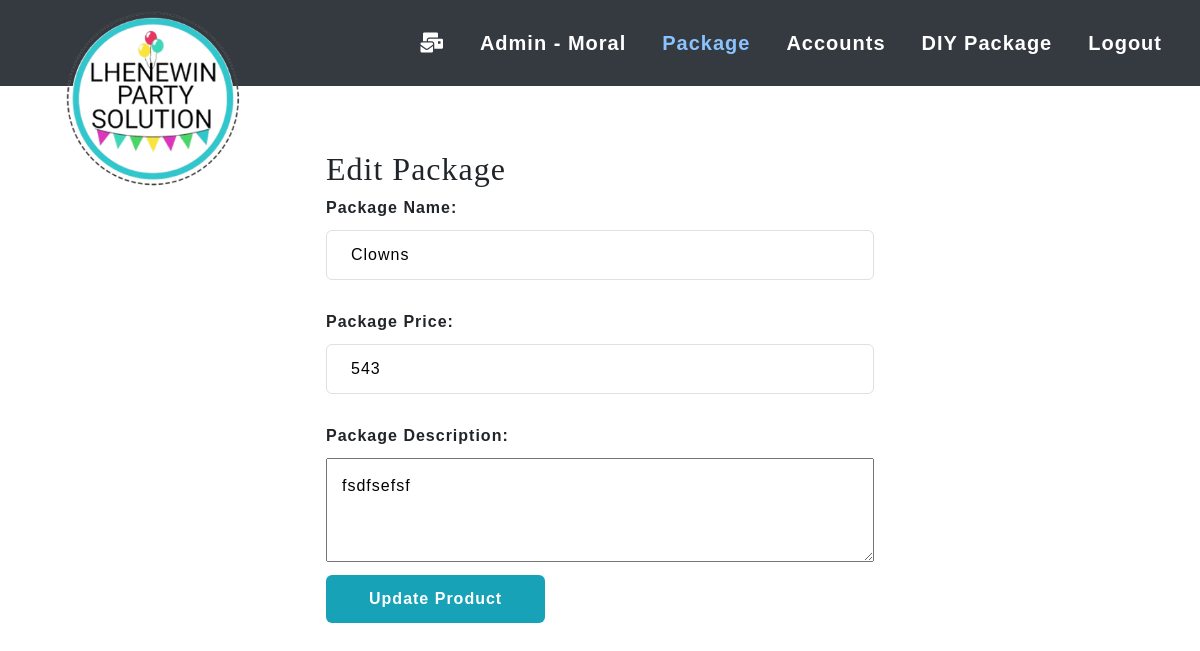
Screenshot of /action/edit_prod.php?id=5 (signed in) with the database file from the repository.
### tables this page shows
CREATE TABLE `images` (
  `id` int(11) NOT NULL,
  `file_name` varchar(255) NOT NULL,
  `uploaded_on` datetime NOT NULL,
  `status` tinyint(1) NOT NULL DEFAULT 1,
  `Product` varchar(250) NOT NULL,
  `Price` int(11) NOT NULL,
  `Description` varchar(255) NOT NULL
);

### action/edit_prod.php (the view, shortened to what this page needs)
<?php
include '../database.php';
$id = $_GET['id'];
?>
<!DOCTYPE html>
<html lang="en">
<head>
    <link rel="stylesheet" href="../css/bootstrap.min.css">
    <link rel="stylesheet" href="../cssproj/home.css">
    <link rel="stylesheet" href="https://use.fontawesome.com/releases/v5.8.1/css/all.css">
  </head>
<body>
  <nav class="navbar sticky-top navbar-expand-lg bg-dark">
    <div class="logo">
        <img src="../img/logo.png" alt="" width="200px">
    </div>
    <div class="container-fluid">
      <div class="collapse navbar-collapse" id="navbarSupportedContent">
        <ul class="navbar-nav mr-auto w-100 justify-content-end">
        <li class="nav-item active float-left">
            <a class="nav-link" href="../admin/message.php"><i class="fas fa-mail-bulk"></i></a>
          </li>
        <li class="nav-item  float-left">
            <a class="nav-link" href="../admin_dash.php">Admin - <?php echo $_SESSION['admin_name'] ?><span class="sr-only"></span></a>
          </li>
          <li class="nav-item active">
            <a class="nav-link active" href="../product.php">Package</a>
          </li>
          <li class="nav-item ">
          <a class="nav-link " href="../admin/account.php">Accounts</a>
          </li>
          <li class="nav-item ">
          <a class="nav-link " href="../diypackage.php">DIY Package</a>
          </li>
          <li class="nav-item">
            <a href="../logout.php" class="nav-link">Logout</a>
          </li>
        </ul>
      </div>
    </div>
  </nav>
  <?php
      $sql = "SELECT * FROM `images` WHERE id = $id LIMIT 1";
      $result = mysqli_query($conn, $sql);
      $row = mysqli_fetch_assoc($result);
    ?>
<div class="formbold-main-wrapper">
    <form action="" method="POST" id="f" enctype="multipart/form-data">
      <h2 >Edit Package</h2>
      <div class="formbold-mb-5">
        <label for="address" class="formbold-form-label"> Package Name: </label>
        <input type="text" value="<?php echo $row['Product']; ?>" name="ProdName" id="" placeholder="Enter Product Name" class="formbold-form-input" required/>
      </div><br>
      <div class="formbold-mb-5">
          <label for="req" class="formbold-form-label"> Package Price: </label>
          <input type="text" value="<?php echo $row['Price']; ?>" onkeypress="return isNumber(event)" name="ProdPrice" id="" placeholder="Enter Product Price" class="formbold-form-input" required/>
        </div><br>
      <div class="formbold-mb-5">
        <label for="" class="formbold-form-label"> Package Description: </label>
        <textarea name="ProdDesc" id="" cols="54" rows="3" style="padding:15px;"><?php echo $row['Description']; ?></textarea>
      </div>
        <div class="formbold-mb-5">
          <button type="submit" name="UpdateProd" onclick="myFunction()" id="UpdateProd" class="formbold-btn">Update Product</button>
        </div>
    </form>
  </div>
</body>
</html>

### cssproj/home.css (style rules this page uses)
html, body { width: 100%; height: 100%; }
a { color: #291947; -webkit-transition: all .35s; -moz-transition: all .35s; transition: all .35s; }
h1,h2,h3,h4,h5,h6 { font-family: 'Franklin Gothic Medium'; }
a { color: black; }
.logo { position:absolute; margin-top: 105px; margin-left: 40px; }

### cssproj/navbar.css (style rules this page uses)
* { font-family: sans-serif; font-weight: 300; letter-spacing: 1px; }
body { height: 2000px; }
.navbar { padding: 10px 10px; top: 0; }
.nav-item { padding: 10px 5px; }
.navbar .nav-link { font-size: 20px; margin-left: 10px; font-weight: bold; font-family:Arial, Helvetica, sans-serif }
.nav-link, .navbar-brand { color: white; }
.active { color: #8ac3ff; }
:root { --white: #fff; --black: #000; --blue: rgb(39, 56, 133, 0.7); --deepblue: #080808; }

### action/edit_prod.php (style rules this page uses)
* { margin: 0; padding: 0; box-sizing: border-box; }
body { font-family: "Inter", Arial, Helvetica, sans-serif; }
.formbold-mb-5 { margin-bottom: 6px; }
.formbold-main-wrapper { display: flex; align-items: center; justify-content: center; padding: 64px; }
.formbold-form-label { display: block; font-weight: bold; font-size: 16px; margin-bottom: 10px; }
.formbold-form-input { width: 100%; padding: 12px 24px; border-radius: 6px; border: 1px solid #e0e0e0; background: white; font-weight: 500; font-size: 16px; color: black; resize: none; }
.formbold-btn { text-align: center; font-size: 16px; border-radius: 6px; padding: 12px 15px; border: none; font-weight: 600; background-color: #17a2b8; color: white; width: 40%; cursor: pointer; }

### rows the page displays
images: ProdName "Clowns", ProdPrice "543", ProdDesc "fsdfsefsf"

### other values shown
$_SESSION['admin_name'] "Moral"
